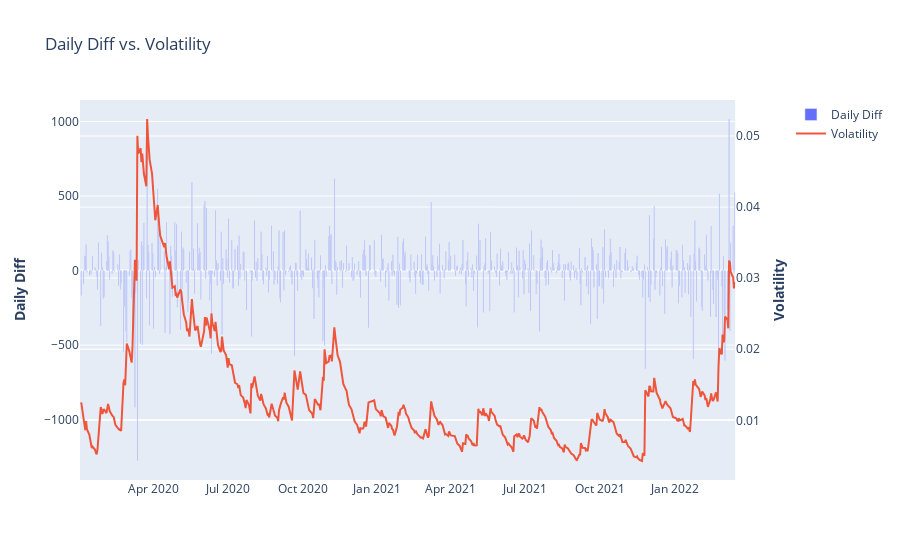

Notebook source saved alongside this figure:
### Code cell
fig = go.Figure()

# Create figure with secondary y-axis
fig = make_subplots(specs=[[{"secondary_y": True}]])


fig.add_trace(go.Bar(x=_df.Date, y=_df.daily_diff,
                         name='Daily Diff'))
fig.add_trace(go.Scatter(x=_df.Date, y=_df.Volatility, 
                         mode='lines', 
                         name="Volatility"), secondary_y=True)

# Set y-axes titles
fig.update_yaxes(title_text="<b>Daily Diff</b>", secondary_y=False)
fig.update_yaxes(title_text="<b>Volatility</b>", secondary_y=True)

# Add figure title
fig.update_layout(title_text="Daily Diff vs. Volatility")

fig.show()

### Figure 1 — Plotly figure (JSON) as saved in the notebook; plotly's stock layout.template omitted (floating-point values rounded to 4 significant figures; data arrays with more than 128 entries replaced by an {"elided": "..."} marker saying what was removed)
{"data": [{"name": "Daily Diff", "type": "bar", "x": {"elided": "562 str values"}, "y": {"elided": "562 float values"}}, {"mode": "lines", "name": "Volatility", "type": "scatter", "x": {"elided": "562 str values"}, "xaxis": "x", "y": {"elided": "562 float values"}, "yaxis": "y2"}], "layout": {"title": {"text": "Daily Diff vs. Volatility"}, "xaxis": {"anchor": "y", "domain": [0, 0.94]}, "yaxis": {"anchor": "x", "domain": [0, 1], "title": {"text": "<b>Daily Diff</b>"}}, "yaxis2": {"anchor": "x", "overlaying": "y", "side": "right", "title": {"text": "<b>Volatility</b>"}}}}
